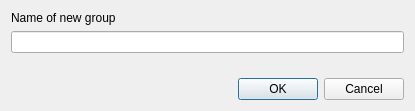
<?xml version="1.0" encoding="UTF-8"?>
<ui version="4.0">
 <class>AddGroupDialog</class>
 <widget class="QDialog" name="AddGroupDialog">
  <property name="geometry">
   <rect>
    <x>0</x>
    <y>0</y>
    <width>415</width>
    <height>111</height>
   </rect>
  </property>
  <property name="windowTitle">
   <string>Add new group</string>
  </property>
  <layout class="QVBoxLayout" name="verticalLayout">
   <item>
    <widget class="QLabel" name="label">
     <property name="text">
      <string>Name of new group</string>
     </property>
    </widget>
   </item>
   <item>
    <widget class="QLineEdit" name="newGroupEdit"/>
   </item>
   <item>
    <spacer name="verticalSpacer">
     <property name="orientation">
      <enum>Qt::Vertical</enum>
     </property>
     <property name="sizeHint" stdset="0">
      <size>
       <width>20</width>
       <height>40</height>
      </size>
     </property>
    </spacer>
   </item>
   <item>
    <widget class="QDialogButtonBox" name="buttonBox">
     <property name="orientation">
      <enum>Qt::Horizontal</enum>
     </property>
     <property name="standardButtons">
      <set>QDialogButtonBox::Cancel|QDialogButtonBox::Ok</set>
     </property>
    </widget>
   </item>
  </layout>
 </widget>
 <resources/>
 <connections>
  <connection>
   <sender>buttonBox</sender>
   <signal>accepted()</signal>
   <receiver>AddGroupDialog</receiver>
   <slot>accept()</slot>
   <hints>
    <hint type="sourcelabel">
     <x>248</x>
     <y>254</y>
    </hint>
    <hint type="destinationlabel">
     <x>157</x>
     <y>274</y>
    </hint>
   </hints>
  </connection>
  <connection>
   <sender>buttonBox</sender>
   <signal>rejected()</signal>
   <receiver>AddGroupDialog</receiver>
   <slot>reject()</slot>
   <hints>
    <hint type="sourcelabel">
     <x>316</x>
     <y>260</y>
    </hint>
    <hint type="destinationlabel">
     <x>286</x>
     <y>274</y>
    </hint>
   </hints>
  </connection>
 </connections>
</ui>
